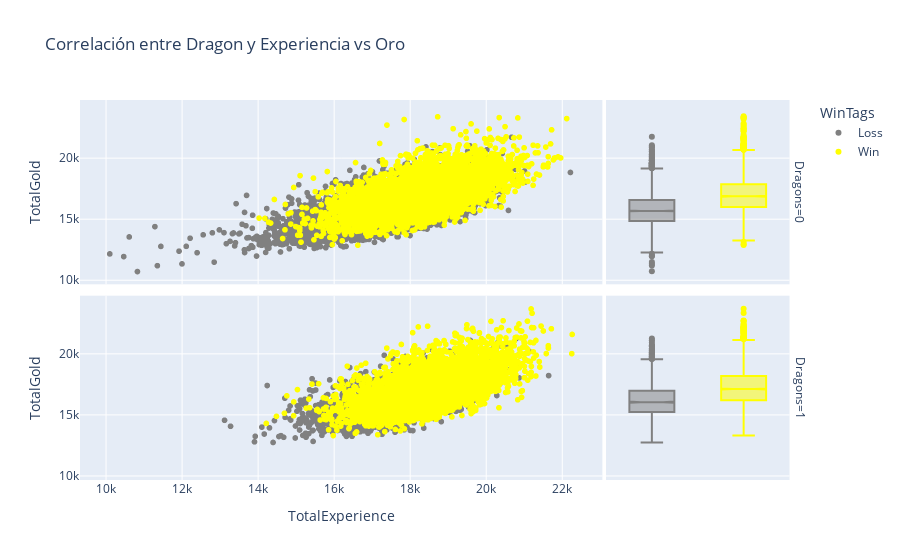

Notebook cell for this chart:
### Code cell
# Crear un Scatter combinado
fig = px.scatter(data, x="TotalExperience", y="TotalGold", 
                color='WinTags', color_discrete_map=color_map, 
                facet_row="Dragons", marginal_y="box",
                title="Correlación entre Dragon y Experiencia vs Oro")

# Mostrar el gráfico
fig.show()
fig.write_html(path_base + r"\\static\html\Hypothesis_002A.html")
fig.write_image(path_base + r"\\static\img\Hypothesis_002A.png")

### Figure 1 — Plotly figure (JSON) as saved in the notebook; plotly's stock layout.template omitted (floating-point values rounded to 4 significant figures; data arrays with more than 128 entries replaced by an {"elided": "..."} marker saying what was removed)
{"data": [{"hovertemplate": "WinTags=Loss<br>Dragons=0<br>TotalExperience=%{x}<br>TotalGold=%{y}<extra></extra>", "legendgroup": "Loss", "marker": {"color": "gray", "symbol": "circle"}, "mode": "markers", "name": "Loss", "showlegend": true, "type": "scattergl", "x": {"elided": "7068 int values"}, "xaxis": "x3", "y": {"elided": "7068 int values"}, "yaxis": "y3"}, {"alignmentgroup": "True", "hovertemplate": "WinTags=Loss<br>Dragons=0<br>TotalGold=%{y}<extra></extra>", "legendgroup": "Loss", "marker": {"color": "gray", "symbol": "circle"}, "name": "Loss", "notched": true, "offsetgroup": "Loss", "showlegend": false, "type": "box", "xaxis": "x4", "y": {"elided": "7068 int values"}, "yaxis": "y4"}, {"hovertemplate": "WinTags=Loss<br>Dragons=1<br>TotalExperience=%{x}<br>TotalGold=%{y}<extra></extra>", "legendgroup": "Loss", "marker": {"color": "gray", "symbol": "circle"}, "mode": "markers", "name": "Loss", "showlegend": false, "type": "scattergl", "x": {"elided": "2811 int values"}, "xaxis": "x", "y": {"elided": "2811 int values"}, "yaxis": "y"}, {"alignmentgroup": "True", "hovertemplate": "WinTags=Loss<br>Dragons=1<br>TotalGold=%{y}<extra></extra>", "legendgroup": "Loss", "marker": {"color": "gray", "symbol": "circle"}, "name": "Loss", "notched": true, "offsetgroup": "Loss", "showlegend": false, "type": "box", "xaxis": "x2", "y": {"elided": "2811 int values"}, "yaxis": "y2"}, {"hovertemplate": "WinTags=Win<br>Dragons=0<br>TotalExperience=%{x}<br>TotalGold=%{y}<extra></extra>", "legendgroup": "Win", "marker": {"color": "yellow", "symbol": "circle"}, "mode": "markers", "name": "Win", "showlegend": true, "type": "scattergl", "x": {"elided": "5033 int values"}, "xaxis": "x3", "y": {"elided": "5033 int values"}, "yaxis": "y3"}, {"alignmentgroup": "True", "hovertemplate": "WinTags=Win<br>Dragons=0<br>TotalGold=%{y}<extra></extra>", "legendgroup": "Win", "marker": {"color": "yellow", "symbol": "circle"}, "name": "Win", "notched": true, "offsetgroup": "Win", "showlegend": false, "type": "box", "xaxis": "x4", "y": {"elided": "5033 int values"}, "yaxis": "y4"}, {"hovertemplate": "WinTags=Win<br>Dragons=1<br>TotalExperience=%{x}<br>TotalGold=%{y}<extra></extra>", "legendgroup": "Win", "marker": {"color": "yellow", "symbol": "circle"}, "mode": "markers", "name": "Win", "showlegend": false, "type": "scattergl", "x": {"elided": "4846 int values"}, "xaxis": "x", "y": {"elided": "4846 int values"}, "yaxis": "y"}, {"alignmentgroup": "True", "hovertemplate": "WinTags=Win<br>Dragons=1<br>TotalGold=%{y}<extra></extra>", "legendgroup": "Win", "marker": {"color": "yellow", "symbol": "circle"}, "name": "Win", "notched": true, "offsetgroup": "Win", "showlegend": false, "type": "box", "xaxis": "x2", "y": {"elided": "4846 int values"}, "yaxis": "y2"}], "layout": {"annotations": [{"font": {}, "showarrow": false, "text": "Dragons=1", "textangle": 90, "x": 0.98, "xanchor": "left", "xref": "paper", "y": 0.2425, "yanchor": "middle", "yref": "paper"}, {"font": {}, "showarrow": false, "text": "Dragons=0", "textangle": 90, "x": 0.98, "xanchor": "left", "xref": "paper", "y": 0.7575, "yanchor": "middle", "yref": "paper"}], "legend": {"title": {"text": "WinTags"}, "tracegroupgap": 0}, "title": {"text": "Correlación entre Dragon y Experiencia vs Oro"}, "xaxis": {"anchor": "y", "domain": [0, 0.7215], "title": {"text": "TotalExperience"}}, "xaxis2": {"anchor": "y2", "domain": [0.7265, 0.98], "matches": "x2", "showgrid": false, "showline": false, "showticklabels": false, "ticks": ""}, "xaxis3": {"anchor": "y3", "domain": [0, 0.7215], "matches": "x", "showticklabels": false}, "xaxis4": {"anchor": "y4", "domain": [0.7265, 0.98], "matches": "x2", "showgrid": false, "showline": false, "showticklabels": false, "ticks": ""}, "yaxis": {"anchor": "x", "domain": [0, 0.485], "title": {"text": "TotalGold"}}, "yaxis2": {"anchor": "x2", "domain": [0, 0.485], "matches": "y", "showgrid": true, "showticklabels": false}, "yaxis3": {"anchor": "x3", "domain": [0.515, 1], "matches": "y", "title": {"text": "TotalGold"}}, "yaxis4": {"anchor": "x4", "domain": [0.515, 1], "matches": "y", "showgrid": true, "showticklabels": false}}}
